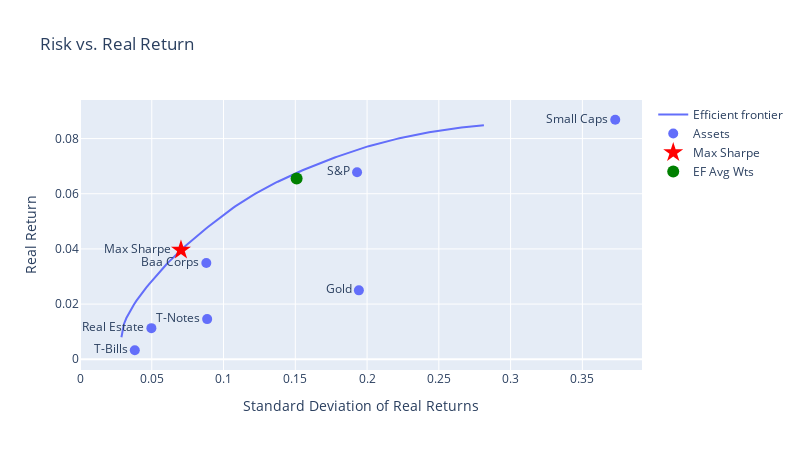
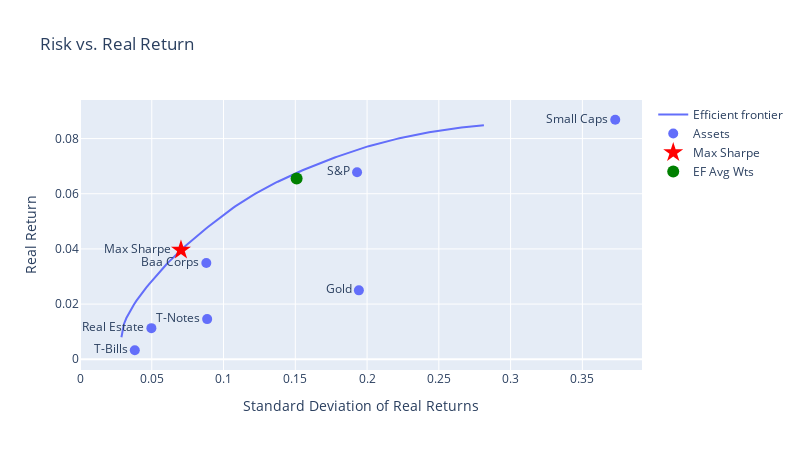

Notebook source saved alongside these figures, in order:
### Code cell
fig, portmetrics = plot_efrontier_plotly(plot_ef_df, df)

html_str = pyo.plot(fig, include_plotlyjs='cdn', output_type='div')
pyperclip.copy( html_str)
fig

### Figure 1 — Plotly figure (JSON) as saved in the notebook; plotly's stock layout.template omitted (floating-point values rounded to 4 significant figures; data arrays with more than 128 entries replaced by an {"elided": "..."} marker saying what was removed)
{"data": [{"hovertemplate": "Std: %{x:.4f}<br>Return: %{y:.4f}<extra></extra>", "line": {"color": "#636EFA", "width": 2}, "mode": "lines", "name": "Efficient frontier", "type": "scatter", "x": {"elided": "148 float values"}, "y": {"elided": "148 float values"}}, {"hovertemplate": "%{text}<br>Std: %{x:.4f}<br>Return: %{y:.4f}<extra></extra>", "marker": {"color": "#636EFA", "size": 10}, "mode": "markers+text", "name": "Assets", "text": ["S&P", "Small Caps", "T-Bills", "T-Notes", "Baa Corps", "Real Estate", "Gold"], "textposition": "middle left", "type": "scatter", "x": [0.193, 0.3729, 0.03817, 0.08859, 0.08801, 0.04974, 0.1943], "y": [0.06776, 0.08682, 0.00326, 0.01455, 0.03488, 0.01128, 0.02498]}, {"hovertemplate": "Max Sharpe<br>Std: %{x:.4f}<br>Return: %{y:.4f}<br>Sharpe: 0.563<extra></extra>", "marker": {"color": "red", "size": 15, "symbol": "star"}, "mode": "markers+text", "name": "Max Sharpe", "text": ["Max Sharpe"], "textposition": "middle left", "type": "scatter", "x": [0.07035], "y": [0.03961]}, {"hovertemplate": "EF Avg Wts<br>Std: %{x:.4f}<br>Return: %{y:.4f}<extra></extra>", "marker": {"color": "green", "size": 12, "symbol": "circle"}, "mode": "markers", "name": "EF Avg Wts", "text": ["EF Avg Wts"], "textposition": "middle left", "type": "scatter", "x": [0.1509], "y": [0.06555]}], "layout": {"height": 450, "hovermode": "closest", "showlegend": true, "title": {"text": "Risk vs. Real Return"}, "width": 800, "xaxis": {"range": [0, 0.3915], "showgrid": true, "title": {"text": "Standard Deviation of Real Returns"}}, "yaxis": {"range": [0, null], "showgrid": true, "title": {"text": "Real Return"}}}}

### Figure 2 — Plotly figure (JSON) as saved in the notebook; plotly's stock layout.template omitted (floating-point values rounded to 4 significant figures; data arrays with more than 128 entries replaced by an {"elided": "..."} marker saying what was removed)
{"data": [{"hovertemplate": "Std: %{x:.4f}<br>Return: %{y:.4f}<extra></extra>", "line": {"color": "#636EFA", "width": 2}, "mode": "lines", "name": "Efficient frontier", "type": "scatter", "x": {"elided": "148 float values"}, "y": {"elided": "148 float values"}}, {"hovertemplate": "%{text}<br>Std: %{x:.4f}<br>Return: %{y:.4f}<extra></extra>", "marker": {"color": "#636EFA", "size": 10}, "mode": "markers+text", "name": "Assets", "text": ["S&P", "Small Caps", "T-Bills", "T-Notes", "Baa Corps", "Real Estate", "Gold"], "textposition": "middle left", "type": "scatter", "x": [0.193, 0.3729, 0.03817, 0.08859, 0.08801, 0.04974, 0.1943], "y": [0.06776, 0.08682, 0.00326, 0.01455, 0.03488, 0.01128, 0.02498]}, {"hovertemplate": "Max Sharpe<br>Std: %{x:.4f}<br>Return: %{y:.4f}<br>Sharpe: 0.563<extra></extra>", "marker": {"color": "red", "size": 15, "symbol": "star"}, "mode": "markers+text", "name": "Max Sharpe", "text": ["Max Sharpe"], "textposition": "middle left", "type": "scatter", "x": [0.07035], "y": [0.03961]}, {"hovertemplate": "EF Avg Wts<br>Std: %{x:.4f}<br>Return: %{y:.4f}<extra></extra>", "marker": {"color": "green", "size": 12, "symbol": "circle"}, "mode": "markers", "name": "EF Avg Wts", "text": ["EF Avg Wts"], "textposition": "middle left", "type": "scatter", "x": [0.1509], "y": [0.06555]}], "layout": {"height": 450, "hovermode": "closest", "showlegend": true, "title": {"text": "Risk vs. Real Return"}, "width": 800, "xaxis": {"range": [0, 0.3915], "showgrid": true, "title": {"text": "Standard Deviation of Real Returns"}}, "yaxis": {"range": [0, null], "showgrid": true, "title": {"text": "Real Return"}}}}
